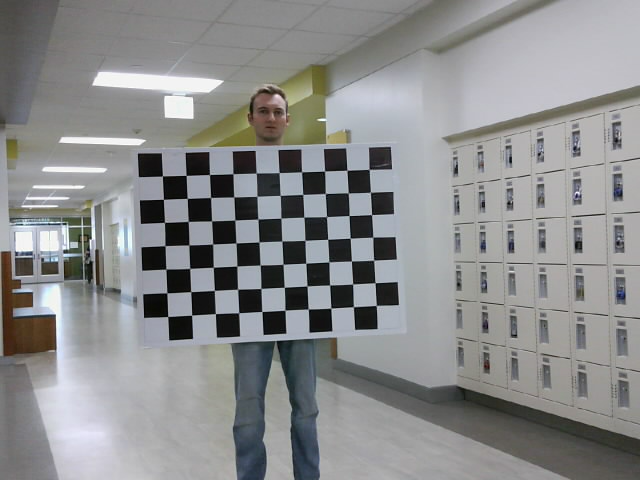
#> input picture calibrationImages/L00.png, 640 x 480 px; its folder holds only this picture in this run
$ python -i utils.py   (imports and definitions only)
#> lines starting #> are read from the running program, lines starting #| are printed output that depends on the picture; after the words box and inside, x2 and y2 are one past the last pixel; in counts of white or black regions, pixels touching at a corner belong together
#> further down, picture is the input picture: shape (480, 640, 3); mean B, G, R 140.5, 140.2, 139.3
import numpy as np
import cv2 as cv


MIN_CONTOUR_AREA = 50
MAX_CONTOUR_AREA = 120000
MIN_Z_VALUE = 200
MAX_Z_VALUE = 10
MIN_PEN_THICKNESS = 1
MAX_PEN_THICKNESS = 50
FADE_RATE = 17
PEN_COLOR = (182, 120, 36, 255)
PEN_ERR_COLOR = (0, 0, 255, 255)

cameraMatrix1 = np.array(
    [
        [757.22843882, 0.0, 320.3740059],
        [0.0, 758.51441095, 233.85838898],
        [0.0, 0.0, 1.0],
    ]
)
distCoeffs1 = np.array(
    [[-3.89929360e-02, 2.10226478e00, -4.38657735e-03, 1.97721858e-03, -9.46339572e00]]
)
cameraMatrix2 = np.array(
    [
        [760.67003412, 0.0, 334.76383869],
        [0.0, 761.42430642, 238.78456012],
        [0.0, 0.0, 1.0],
    ]
)
distCoeffs2 = np.array(
    [[-8.59026936e-02, 3.65916735e00, -2.69853348e-04, 5.15314334e-03, -2.19480083e01]]
)
imageSize = (640, 480)
R = np.array(
    [
        [0.99995199, -0.00318981, -0.00926529],
        [0.00299109, 0.99976687, -0.02138379],
        [0.00933134, 0.02135505, 0.99972841],
    ]
)
T = np.array([[-6.58059429], [-0.0243418], [0.48546735]])
R1, R2, P1, P2, Q, roi_L, roi_R = cv.stereoRectify(
    cameraMatrix1=cameraMatrix1,
    distCoeffs1=distCoeffs1,
    cameraMatrix2=cameraMatrix2,
    distCoeffs2=distCoeffs2,
    imageSize=imageSize,
    R=R,
    T=T,
    flags=cv.CALIB_ZERO_DISPARITY,
    alpha=0.5,
)


# [6 lines left out: function filterColor, not called in this run]


# ---------------------------- #


def thresholdImage(frame):
    frame_gray = cv.cvtColor(frame, cv.COLOR_BGR2GRAY)
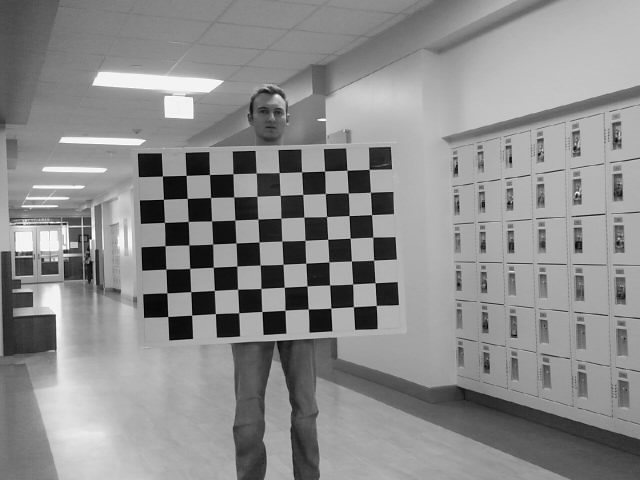
#> frame_gray: shape (480, 640); min 0, max 255, mean 139.9
    ret, frame_low = cv.threshold(frame_gray, 5, 255, 0)
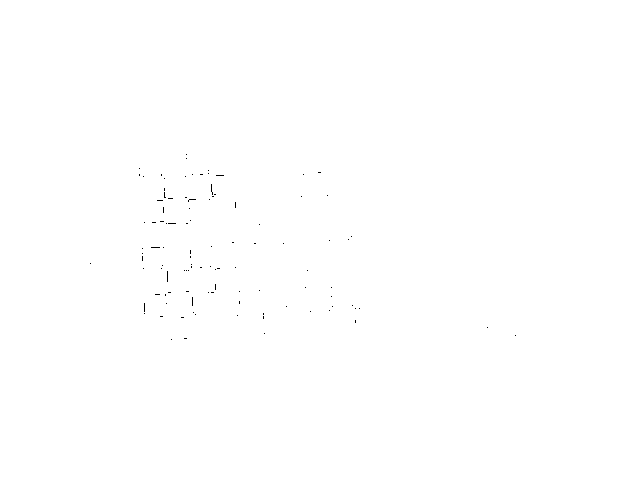
#> frame_low: shape (480, 640); 99.9% white; black in thin lines or dots, all inside (x1, y1, x2, y2) = (90, 154, 516, 340)
    ret, frame_high = cv.threshold(frame_gray, 255, 255, cv.THRESH_BINARY_INV)
#> frame_high: shape (480, 640); every value is 255
    frame_thresh = cv.bitwise_and(frame_low, frame_high)
    # cv.imshow("", frame_thresh)
    return frame_thresh


def findPenTipContour(frame):
    img = thresholdImage(frame)  # returns grayscale

    contours, hierarchy = cv.findContours(
        img,
        cv.RETR_TREE,
        cv.CHAIN_APPROX_SIMPLE,
    )
#> contours = 108 contours, 106 with area under 20; largest, box (x1, y1, x2, y2) and area: (0, 0, 640, 480) 306081, (166, 270, 169, 283) 22

    max_contour = None
    max_contour_area = MIN_CONTOUR_AREA
    max_allowable_area = MAX_CONTOUR_AREA
    for c in contours:
        if (
            cv.contourArea(c) > max_contour_area
            and cv.contourArea(c) < max_allowable_area
        ):
            max_contour = c
            max_contour_area = cv.contourArea(c)
#> this loop made 108 passes
#> c on passes 1, 2, 4, 5, 6, 11, 12, 14, 15, 16, 17, 18: [[0, 0], [0, 479], [639, 479], [639, 0]], [[170, 339], [171, 338], [172, 339], [171, 340]], [[514, 335], [515, 334], [516, 335], [515, 336]], [[263, 333], [264, 332], [265, 333], [264, 334]], [[486, 327], [487, 326], [488, 327], [487, 328]], [[236, 315], [237, 314], [238, 315], [237, 316]], [[194, 314], [195, 313], [196, 314], [195, 315]], [[143, 313], [144, 312], [145, 313], [144, 314]], [[192, 312], [193, 311], [194, 312], [193, 313]], [[309, 311], [310, 310], [311, 311], [310, 312]], [[328, 310], [329, 309], [330, 310], [329, 311]], [[358, 308], [359, 307], [360, 308], [359, 309]]
#> after the loop, max_contour_area = 50

    return max_contour


# [47 lines left out: functions revealContour, getBallCenter2D, getBallCenter3D, not called in this run]


frame_pen_L = np.zeros((480, 640, 4), dtype=np.uint8)
frame_pen_R = np.zeros((480, 640, 4), dtype=np.uint8)


# [29 lines left out: function mergePenAndFrame, not called in this run]


previousPoint_L = [-1, -1]
previousPoint_R = [-1, -1]


# [39 lines left out: function draw, not called in this run]

>>> import cv2
>>> picture = cv2.imread('calibrationImages/L00.png')
>>> result = findPenTipContour(picture)
